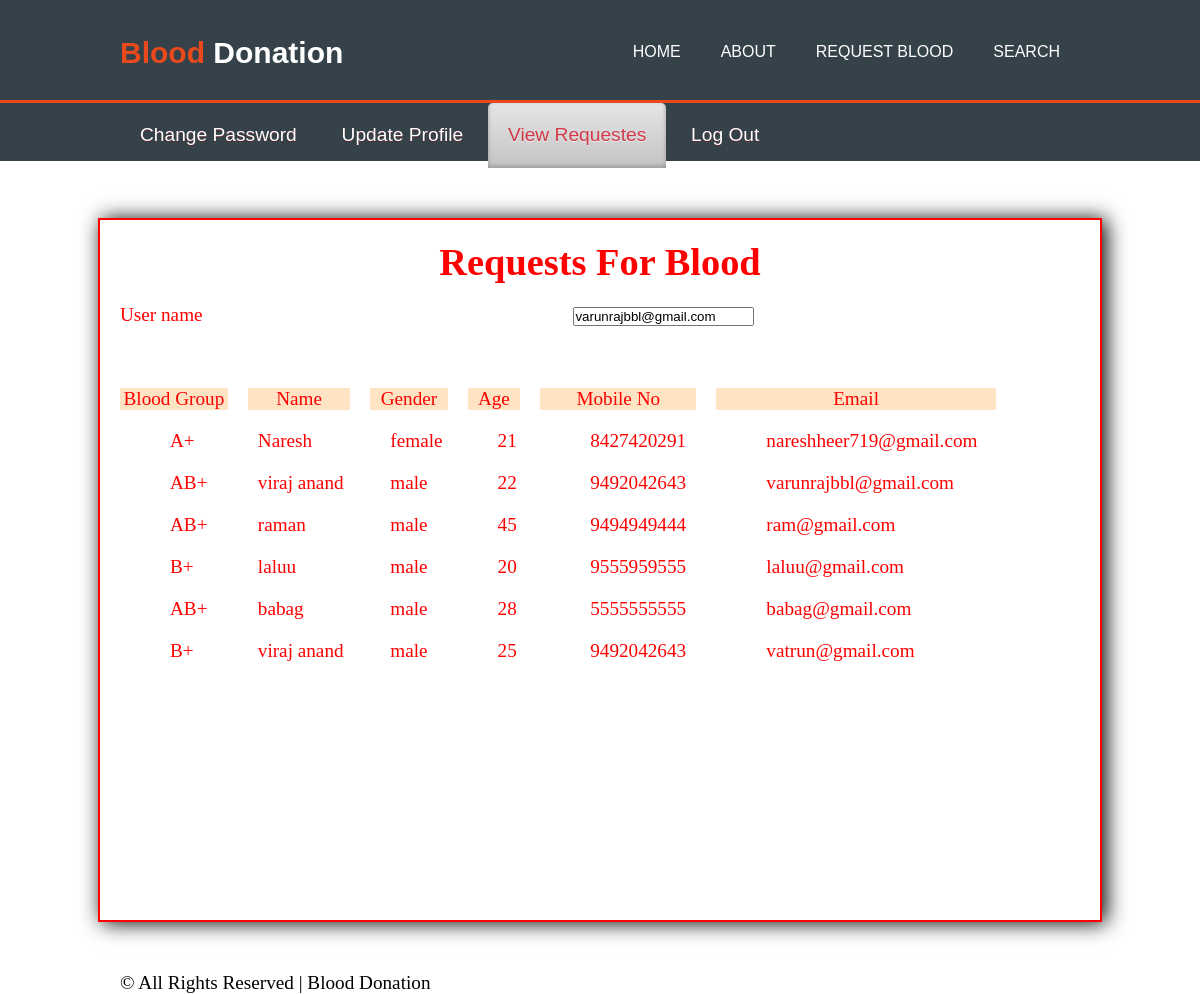
/donor/viewrequest.php (signed in), run on the app's committed database.
### tables this page shows
CREATE TABLE `donarregistration` (
  `donar_id` int(100) NOT NULL,
  `name` varchar(100) NOT NULL,
  `gender` varchar(100) NOT NULL,
  `age` varchar(100) NOT NULL,
  `mobile` varchar(100) NOT NULL,
  `b_id` int(100) NOT NULL,
  `email` varchar(100) NOT NULL,
  `pwd` int(100) NOT NULL,
  `city` varchar(100) NOT NULL
);

CREATE TABLE `requestes` (
  `req_id` int(100) NOT NULL,
  `name` varchar(100) NOT NULL,
  `gender` varchar(100) NOT NULL,
  `age` varchar(100) NOT NULL,
  `mobile` varchar(100) NOT NULL,
  `email` varchar(100) NOT NULL,
  `bgroup` int(100) NOT NULL,
  `reqdate` datetime NOT NULL,
  `detail` varchar(500) NOT NULL
);

CREATE TABLE `bloodgroup` (
  `bg_id` int(100) NOT NULL,
  `bg_name` varchar(100) NOT NULL
);

### donor/viewrequest.php (the view, shortened to what this page needs)
<!DOCTYPE html>
<html>
<head>
<link href="css/style.css" rel="stylesheet" type="text/css" media="all" />
<link href="css/flexslider.css" rel="stylesheet" type="text/css" media="all" />
</head>
<body>
<?php include('function.php'); ?>
<?php
    $cn=mysqli_connect("localhost","root","","bloodbank");
            $s="select * from donarregistration where email='" . $_SESSION["email"] . "'";
    $q=mysqli_query($cn,$s);
    $data=mysqli_fetch_array($q);
    $email=$data[6];
?>
 <header>
            <div class="container">
                <div id="branding">
                    <h1><span class="highlight">Blood</span> Donation</h1>
                </div>
                <nav>
                    <ul>
                        <li><a href="../index.php" >Home</a></li>
                        <li><a href="..about.html">About</a></li>
                         <li><a href="../requests.php">Request Blood</a></li>
                        <li><a href="../search.php">Search</a></li>
                    </ul>
                </nav>
            </div>
        </header>
<div class="nav_bg">
<div class="wrap">
	<ul class="nav">
			<li><a href="chngpwd.php">Change Password</a></li>
			<li><a href="updateprofile.php">Update Profile</a></li>
            <li class="active"><a href="viewrequest.php">View Requestes</a></li>
            <li><a href="logout.php">log Out</a></li>
            </ul>
	</div>
<div style="height:700px; width:1000px; margin:auto; margin-top:50px; margin-bottom:50px;  border:2px solid red; box-shadow:4px 1px 20px black;">
     <form method="post" enctype="multipart/form-data">
 <table cellpadding="20" cellspacing="20" width="1000px" height="300px"  style="margin:auto" >
   <tr><td colspan="7" align="center"><h1>Requests For Blood</h1></td></tr>
   <tr><td colspan="1" class="lefttd">User name</td><td colspan="7" align="center"><input  type="email" name="t1"  value="<?php echo @$email;  ?>" /></td></tr>
   <tr><td>&nbsp;</td><td>&nbsp;</td></tr>
 <tr style="background-color:bisque" align="center" class="bold">
             <td class="bold" style="color:red"  >Blood Group</td><td align="center">Name</td><td align="center">Gender</td><td align="center">Age</td><td align="center">Mobile No</td><td align="center">Email</td>
        </tr>
<?php
$cn=mysqli_connect("localhost","root","","bloodbank");
$s="select * from requestes,bloodgroup where bloodgroup.bg_id=requestes.bgroup ";
	$result=mysqli_query($cn,$s);
	while($data=mysqli_fetch_array($result))
	{
				echo"<tr><td  style=' padding-left:50px'>$data[10]</td><td  style=' padding-left:10px'>$data[1]</td><td  style=' padding-left:20px'>$data[2]</td><td  style=' padding-left:30px'>$data[3]</td><td  style=' padding-left:50px'>$data[4]</td><td  style=' padding-left:50px'>$data[5]</td><td  style=' padding-left:60px'></td></tr>";
			}
			?>
</table>
</form>
        </div>
<div class="ftr-bg">
<div class="wrap">
<div class="footer">
		<div class="copy">
			<p class="title">© All Rights Reserved | Blood Donation</p>
		</div>
</div>
</div>
</div>
</body>
</html>

### donor/css/style.css (style rules this page uses)
* { margin: 0px; padding: 0px; }
body { font-size: 120%; background:white; }
.container { width:80%; margin:auto; overflow:hidden; }
header { background:#35424a; color:#ffffff; padding-top:30px; min-height:70px; border-bottom:#e8491d 3px solid; font: 15px/1.5 Arial, Helvetica,sans-serif; }
header a { color:#ffffff; text-decoration:none; text-transform: uppercase; font-size:16px; }
header li { float:left; display:inline; padding: 0px 20px 0 20px; }
header #branding { float:left; }
header #branding h1 { margin:0; }
header nav { float:right; margin-top:10px; }
header .highlight, header .current a { color:#e8491d; font-weight:bold; }
form, .content { width: 40%; margin: 0px auto; padding: 20px; border: 1px solid #B0C4DE; background: white; border-radius: 0px 0px 10px 10px; }
.nav_bg { background: #35424a; height:58px; }
.nav li { display:inline-block; }
.nav li a { font-family: 'Source Sans Pro', sans-serif; line-height:1.8em; display:block; text-decoration:none; font-weight:normal; color:#ffffff; padding:15px 20px; font-size: 1em; text-transform: capitalize; text-shadow: 0 1px 0 #5C2830; letter-spacing:0px; }
.nav li.active a { text-shadow: 0 1px 0 #EBEBEB; color:#D13949; background: #E5E5E5; background: -moz-linear-gradient(top, #E5E5E5 0%, #C4C4C4 100%); background: -webkit-gradient(linear, left top, left bottom, color-stop(0%,#E5E5E5), color-stop(100%,#C4C4C4)); filter: progid:DXImageTransform.Microsoft.gradient( startColorstr='#E5E5E5', endColorstr='#C4C4C4',GradientType=0 ); -moz-border-radius:5px 5px 0 0; -webkit-border-radius:5px 5px 0 0; border-radius:5px 5px 0 0; box-shadow: inset 0px -2px 4px #9C9797; -webkit-box-shadow: inset 0px -2px 4px #9C9797; -moz-box-shadow: inset 0px -2px 4px #9C9797; -o-box-shadow: inset 0px -2px 4px #9C9797; }
.wrap { margin:0 auto; width:80%; }
form { margin: 0; padding: 0; border: 0; font-size: 100%; font: inherit; vertical-align: baseline; height:400px; width:700px; color:red; }

### data on the page
donarregistration: t1 "varunrajbbl@gmail.com"
requestes: bloodgroup.bg_name "A+", name "Naresh", gender "female", age "21", mobile "8427420291", email "nareshheer719@gmail.com"
requestes: bloodgroup.bg_name "AB+", name "viraj anand", gender "male", age "22", mobile "9492042643", email "varunrajbbl@gmail.com"
requestes: bloodgroup.bg_name "AB+", name "raman", gender "male", age "45", mobile "9494949444", email "ram@gmail.com"
requestes: bloodgroup.bg_name "B+", name "laluu", gender "male", age "20", mobile "9555959555", email "laluu@gmail.com"
requestes: bloodgroup.bg_name "AB+", name "babag", gender "male", age "28", mobile "5555555555", email "babag@gmail.com"
requestes: bloodgroup.bg_name "B+", name "viraj anand", gender "male", age "25", mobile "9492042643", email "vatrun@gmail.com"
